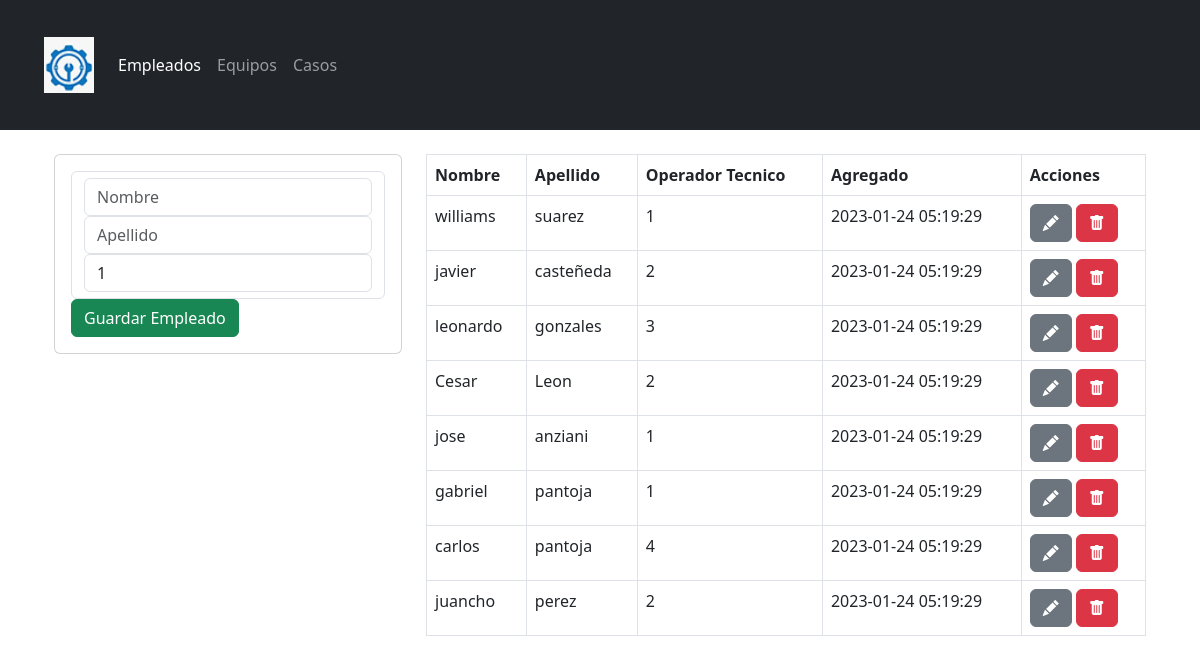
The app's page /empleados.php with its own data.
### tables this page shows
CREATE TABLE `empleados` (
  `id` int(11) NOT NULL,
  `nombre` varchar(100) NOT NULL,
  `apellido` varchar(100) NOT NULL,
  `operador_tecnico` int(11) NOT NULL,
  `agregado` timestamp NOT NULL DEFAULT current_timestamp()
);

### empleados.php (the view, shortened to what this page needs)
<?php include("includes/header.php") ?>
    <div class="container p-4">
        <div class="row">
            <div class="col-md-4">
            <div class="card card-body">
                <form action="empleados/save-employe.php" method="post">
                        <div class="form-control">
                            <input type="text" name="nombre" id="" placeholder="Nombre" class="form-control" autofocus>
                            <input type="text" name="apellido" id="" placeholder="Apellido" class="form-control">
                            <input type="number" name="opr" id="" class="form-control" min="1" max="4" value="1">
                        </div>
                        <input type="submit" class="btn btn-success btn-block" name="save-employee" value="Guardar Empleado">
                </form>
            </div>
        </div>
            <div class="col-md-8">
                <table class="table table-bordered">
                    <thead>
                        <tr>
                            <th>Nombre</th>
                            <th>Apellido</th>
                            <th>Operador Tecnico</th>
                            <th>Agregado</th>
                            <th>Acciones</th>
                        </tr>
                    </thead>
                    <tbody>
                        <?php
                        $query =  "SELECT * FROM empleados";
                        $result_employe= mysqli_query($conn, $query);
                        while($row= mysqli_fetch_array($result_employe)){ ?>
                             <tr>
                                <td><?php echo $row['nombre']?></td>
                                <td><?php echo $row['apellido']?></td>
                                <td><?php echo $row['operador_tecnico']?></td>
                                <td><?php echo $row['agregado'] ?></td>
                                <td>
                                    <a href="edit.php?id=<?php echo $row['id'] ?>" class="btn btn-secondary">
                                        <i class="bi bi-pencil-fill"></i>
                                    </a>
                                    <a href="delete.php?id=<?php echo $row['id']?>" class="btn btn-danger">
                                        <i class="bi bi-trash-fill"></i>
                                    </a>
                                </td>
                             </tr>
                        <?php } ?>
                    </tbody>
                </table>
            </div>
        </div>
    </div>
<?php include("includes/footer.php") ?>

### includes/header.php (shortened to what this page needs)
<!DOCTYPE html>
<html lang="en">
<head>
        <link href="https://cdn.jsdelivr.net/npm/bootstrap@5.3.0-alpha1/dist/css/bootstrap.min.css" rel="stylesheet">
        <link rel="stylesheet" href="https://cdn.jsdelivr.net/npm/bootstrap-icons@1.10.3/font/bootstrap-icons.css">
        <link rel="stylesheet" href="styles/style.css">
</head>
<body>
<nav class="navbar navbar-expand-lg bg-dark navbar-dark">
  <div class="container-fluid">
    <div class="collapse navbar-collapse" id="navbar-toggler">
      <a class="navbar-brand" href="index.php">
        <img src="img/icono.jpg" width="50" alt="Logo de la pagina web">
      </a>
      <ul class="navbar-nav d-flex justify-content-center align-items-center">
        <li class="nav-item">
          <a class="nav-link active" aria-current="page" href="empleados.php">Empleados</a>
        </li>
        <li class="nav-item">
          <a class="nav-link" href="equipos.php">Equipos</a>
        </li>
        <li class="nav-item">
          <a class="nav-link">Casos</a>
        </li>
      </ul>
    </div>
  </div>
</nav>

### includes/footer.php (shortened to what this page needs)
</body>
</html>

### styles/style.css (style rules this page uses)
input[type=submit] { margin: 0px auto; }
.navbar { padding: 2rem; background-color: black; color: grey; }

### records on screen
empleados: nombre "williams", apellido "suarez", operador_tecnico "1", agregado "2023-01-24 05:19:29"
empleados: nombre "javier", apellido "casteñeda", operador_tecnico "2", agregado "2023-01-24 05:19:29"
empleados: nombre "leonardo", apellido "gonzales", operador_tecnico "3", agregado "2023-01-24 05:19:29"
empleados: nombre "Cesar", apellido "Leon", operador_tecnico "2", agregado "2023-01-24 05:19:29"
empleados: nombre "jose", apellido "anziani", operador_tecnico "1", agregado "2023-01-24 05:19:29"
empleados: nombre "gabriel", apellido "pantoja", operador_tecnico "1", agregado "2023-01-24 05:19:29"
empleados: nombre "carlos", apellido "pantoja", operador_tecnico "4", agregado "2023-01-24 05:19:29"
empleados: nombre "juancho", apellido "perez", operador_tecnico "2", agregado "2023-01-24 05:19:29"
